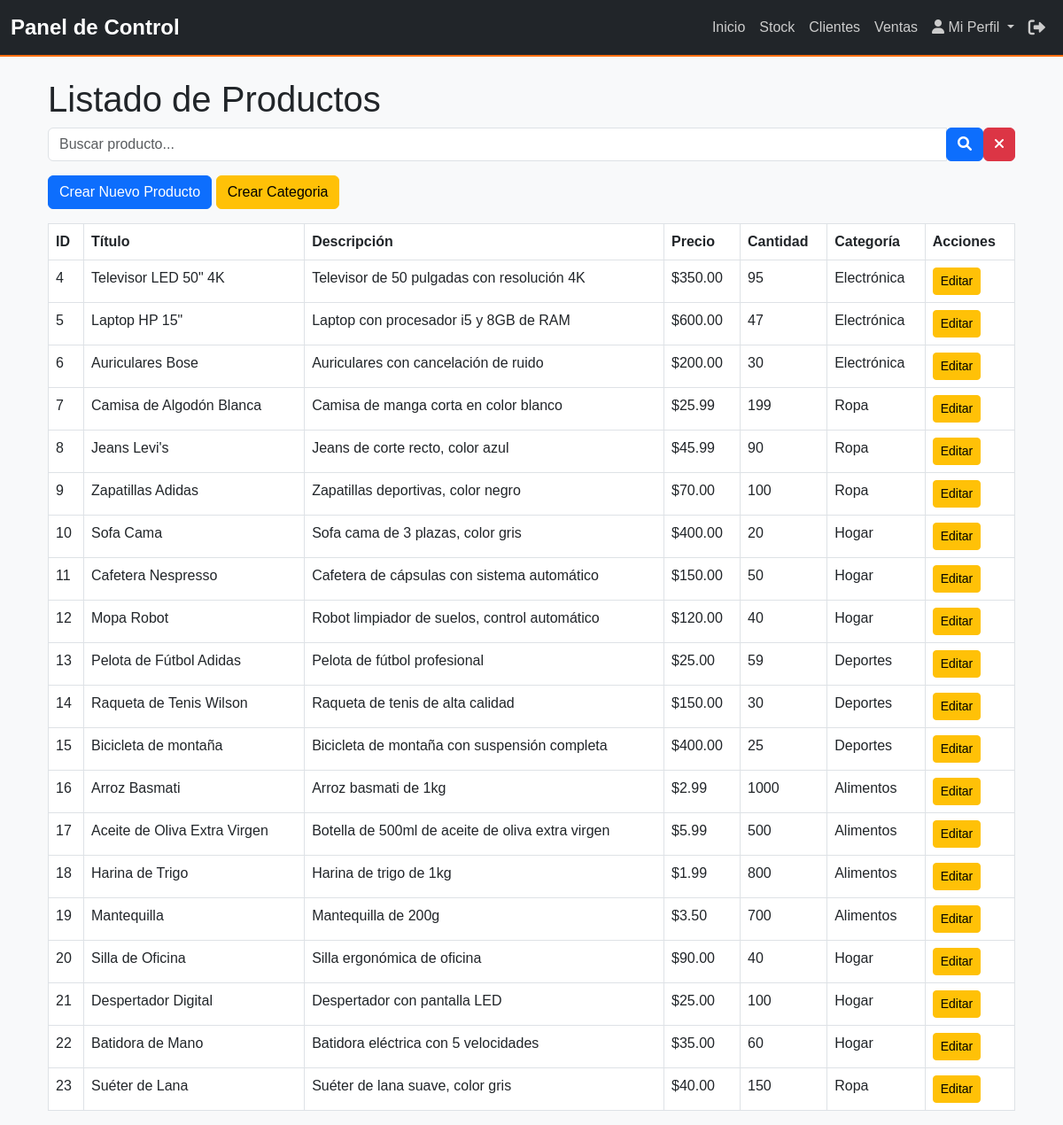
Page /productos/ on the earlier database version.
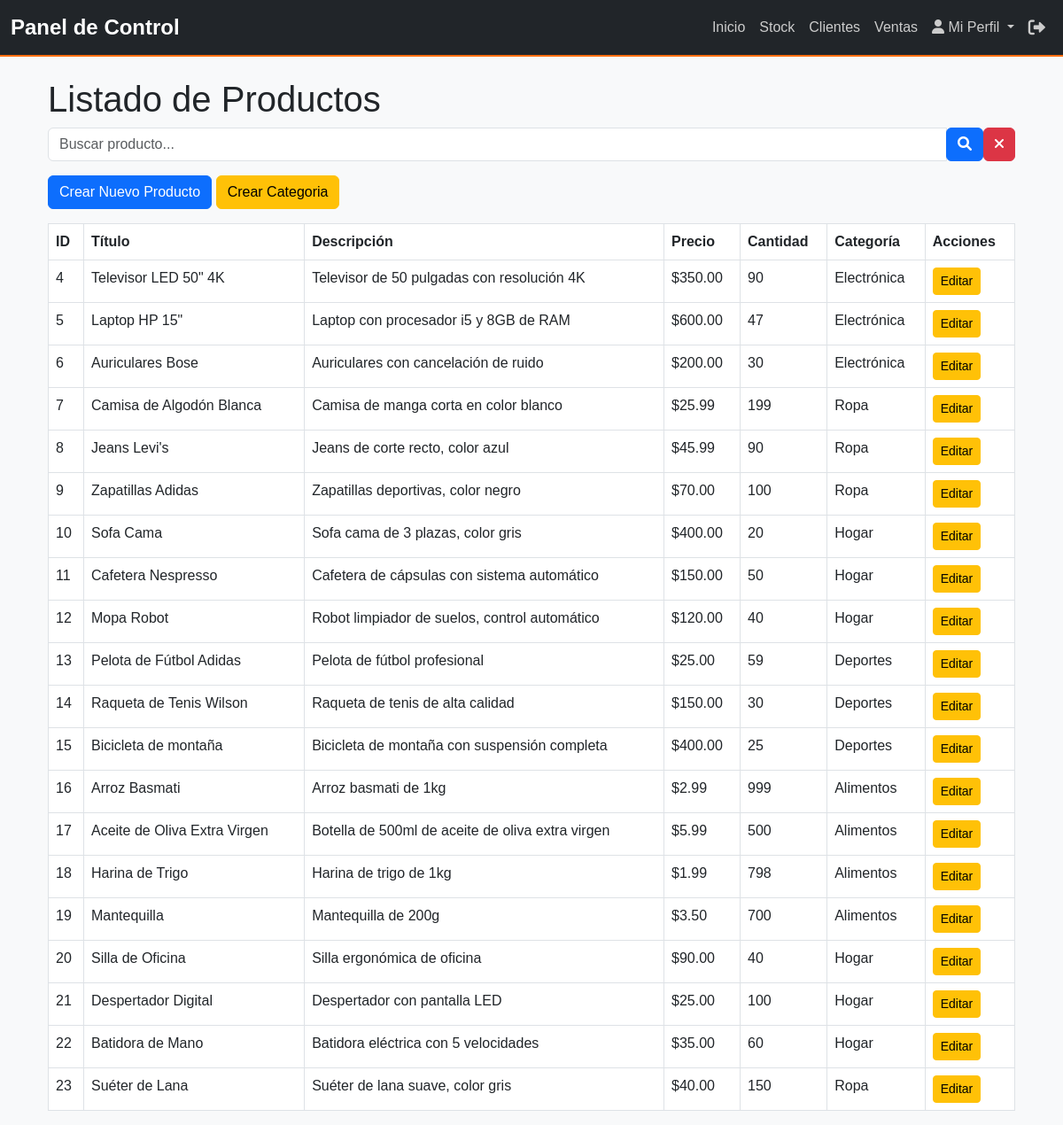
Same page on the later database version.
### myapp/models.py (models this page shows, shortened)
class Producto(models.Model):
    titulo = models.CharField(max_length=200)  # Título del producto
    descripcion = models.TextField()  # Descripción del producto
    precio = models.DecimalField(max_digits=10, decimal_places=2)  # Precio del producto
    cantidad = models.PositiveIntegerField()  # Cantidad disponible
    categoria = models.ForeignKey(Categoria, on_delete=models.CASCADE, related_name='productos')
    fecha_creacion = models.DateTimeField(auto_now_add=True)  # Fecha de creación del producto
    ultima_actualizacion = models.DateTimeField(auto_now=True)  # Fecha de última actualización del producto

class Categoria(models.Model):
    nombre = models.CharField(max_length=100)  # Nombre único para evitar duplicados
    descripcion = models.TextField(blank=True, null=True)  # Descripción opcional de la categoría

### myapp/views.py (the view)
# urls.py: path('productos/', views.ProductoListView.as_view(), name='producto_list'),
class ProductoListView(ListView):
    model = Producto
    template_name = "productos/producto_list.html"
    context_object_name = "productos"
    def get_queryset(self):
        queryset = super().get_queryset()
        query = self.request.GET.get('q')
        if query:
            queryset = queryset.filter(titulo__icontains=query)  # Filtra productos cuyo título contenga la cadena
        return queryset

### myapp/context_processors.py (called while the page is built, shortened)
def user_role(request):
    return {'role': 'Invitado'}

### myapp/templates/productos/producto_list.html (shortened to what this page needs)
{% extends '../base.html' %}
{% block content %}
    <div class="container mt-4">
        <h1>Listado de Productos</h1>
        <form method="get" class="form-inline mb-3 d-flex align-items-center">
            <div class="input-group">
                <input type="text" name="q" class="form-control" placeholder="Buscar producto..." value="{{ request.GET.q }}">
                <div class="input-group-append">
                    <button type="submit" class="btn btn-primary">
                        <i class="fas fa-search"></i>
                    </button>
                </div>
            </div>
            <a href="{% url 'producto_list' %}" class="btn btn-danger ml-2">
                <i class="fas fa-times"></i>
            </a>
        </form>
        <a href="{% url 'producto_create' %}" class="btn btn-primary mb-3">Crear Nuevo Producto</a>
        <a href="{% url 'categoria_list' %}" class="btn btn-warning mb-3">Crear Categoria</a>
        <table class="table table-bordered">
            <thead>
                <tr>
                    <th>ID</th>
                    <th>Título</th>
                    <th>Descripción</th>
                    <th>Precio</th>
                    <th>Cantidad</th>
                    <th>Categoría</th>
                    <th>Acciones</th>
                </tr>
            </thead>
            <tbody>
                {% for producto in productos %}
                    <tr>
                        <td>{{ producto.id }}</td>
                        <td>{{ producto.titulo }}</td>
                        <td>{{ producto.descripcion }}</td>
                        <td>${{ producto.precio }}</td>
                        <td>{{ producto.cantidad }}</td>
                        <td>{{ producto.categoria.nombre }}</td>
                        <td>
                            <a href="{% url 'producto_update' producto.id %}" class="btn btn-warning btn-sm">Editar</a>
                        </td>
                    </tr>
                {% endfor %}
            </tbody>
        </table>
    </div>
{% endblock %}

Differences in the rows shown:
changed Producto "Televisor LED 50\" 4K": cantidad "95" → "90"
changed Producto "Arroz Basmati": cantidad "1000" → "999"
changed Producto "Harina de Trigo": cantidad "800" → "798"
